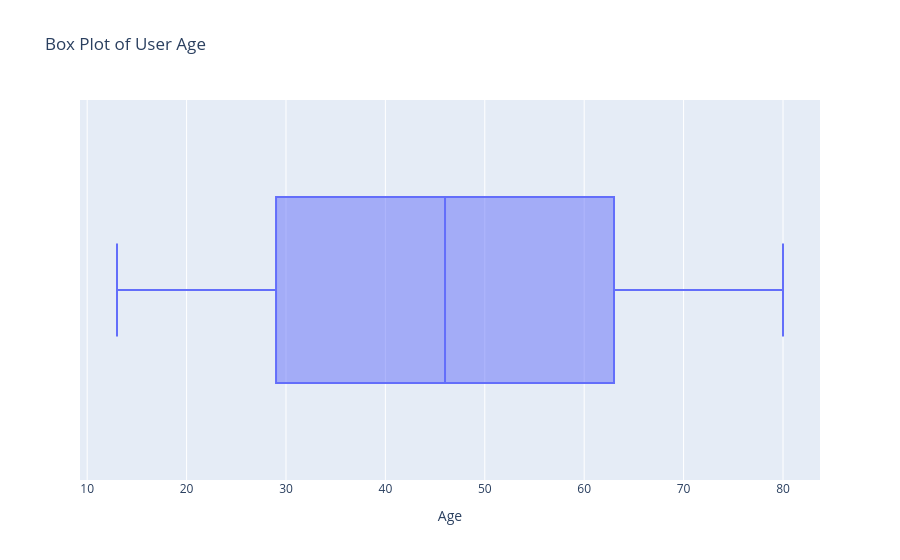

Write notebook code for a chart like this one.
### Code cell
fig = px.box(Data , x = 'Age' , title=' Box Plot of User Age')
fig.show()

### Figure 1 — Plotly figure (JSON) as saved in the notebook; plotly's stock layout.template omitted (floating-point values rounded to 4 significant figures; data arrays with more than 128 entries replaced by an {"elided": "..."} marker saying what was removed)
{"data": [{"alignmentgroup": "True", "hovertemplate": "Age=%{x}<extra></extra>", "legendgroup": "", "marker": {"color": "#636efa"}, "name": "", "notched": false, "offsetgroup": "", "orientation": "h", "showlegend": false, "type": "box", "x": {"elided": "25000 int values"}, "x0": " ", "xaxis": "x", "y0": " ", "yaxis": "y"}], "layout": {"boxmode": "group", "legend": {"tracegroupgap": 0}, "title": {"text": " Box Plot of User Age"}, "xaxis": {"anchor": "y", "domain": [0, 1], "title": {"text": "Age"}}, "yaxis": {"anchor": "x", "domain": [0, 1]}}}
